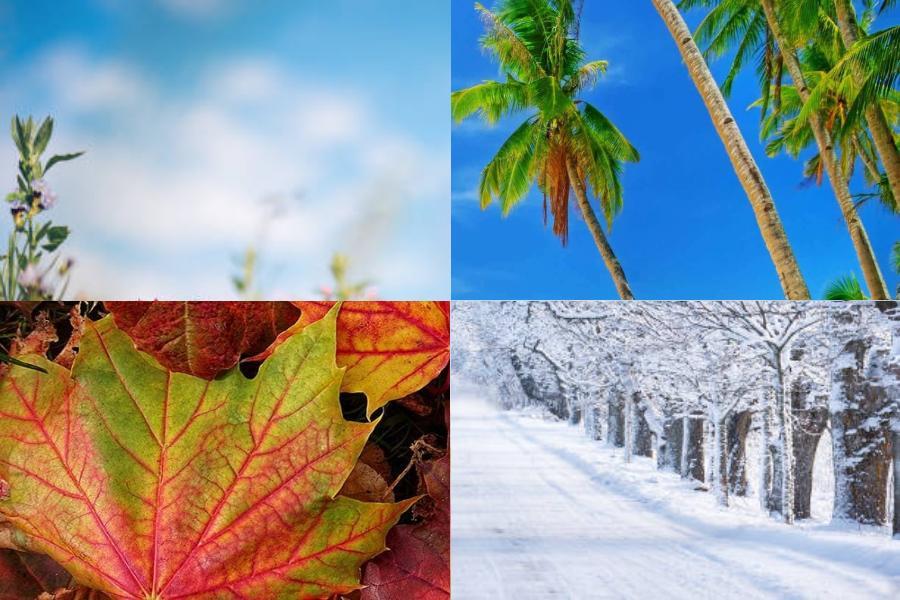
#> input picture jawaban/kuis1/gabungan_4_musim.jpg, 900 x 600 px
$ python jawaban_kuis1_no3.py
#> lines starting #> are read from the running program, lines starting #| are printed output that depends on the picture
from skimage.io import imread
import numpy as np
from scipy import ndimage
from matplotlib import pylab
import scipy.fftpack as fp
from skimage.color import rgb2gray

def signaltonoise(a, axis=0, ddof=0):
    a = np.asanyarray(a)
    m = a.mean(axis)
    sd = a.std(axis=axis, ddof=ddof)
    return np.where(sd == 0, 0, m / sd)

image = imread('gabungan_4_musim.jpg')
#> image is the input picture: shape (600, 900, 3); mean R, G, B 140.7, 149.7, 152.2

kernel2 = np.array([[-1, -1, -1, -1, 8, -1, -1, -1, -1]]).reshape((3, 3, 1))

convolved_image2 = ndimage.convolve(image.astype(np.float_), kernel2, mode='nearest')
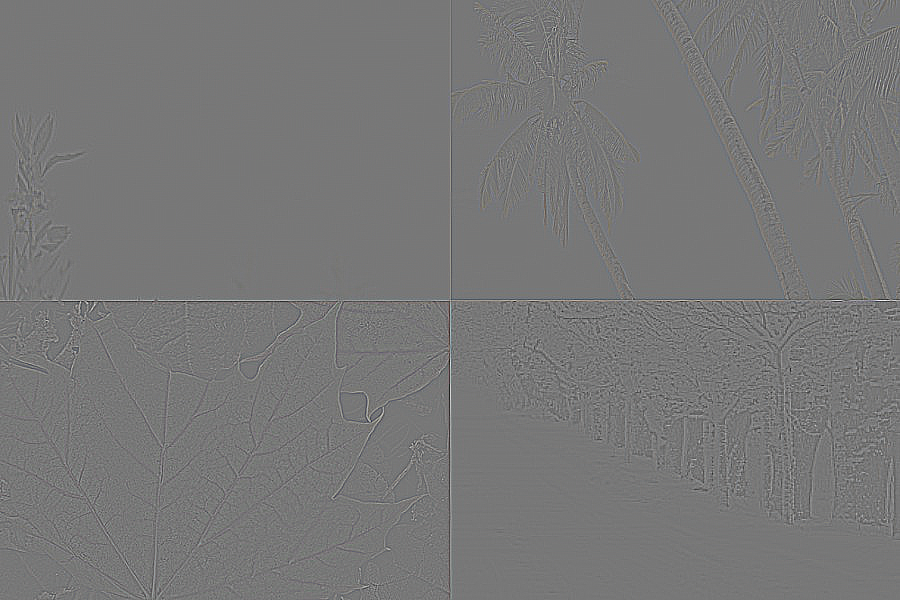
#> convolved_image2: shape (600, 900, 3) float64; mean R, G, B 0, 0, 0; drawn with min black and max white
convolved_image2 = np.clip(convolved_image2, 0, 255).astype(np.uint8)
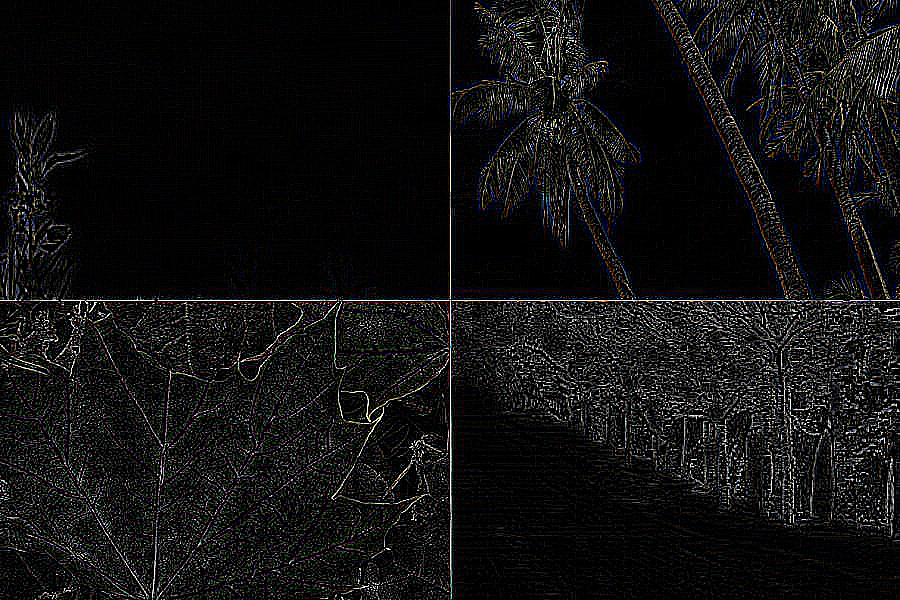
#> convolved_image2: shape (600, 900, 3); mean R, G, B 18.5, 18.2, 18.5

SNR_convolved_image2 = np.round(np.mean(signaltonoise(convolved_image2)),2)
#> in signaltonoise, `m = a.mean(axis)`: m = 900 rows, first 8: [15.41, 14.48, 14.65], [12.4, 13.23, 11.58], [17.47, 16.2, 19.26], [15.41, 15.52, 16.81], [14.64, 13.66, 15.34], [13.84, 14.52, 14.57], [18.65, 17.6, 19.44], [19.91, 20.83, 19.66]
#> in signaltonoise, `sd = a.std(axis=axis, ddof=ddof)`: sd = 900 rows, first 8: [35.94, 35.84, 36.14], [30.46, 30.44, 29.92], [38.51, 38.16, 39.64], [37.24, 37.41, 39.02], [33.73, 33.33, 34.21], [34.47, 34.59, 35.25], [42.93, 42.46, 43.93], [40.22, 40.12, 39.83]
#> SNR_convolved_image2 = 0.47

# HPF
freq = fp.fft2(rgb2gray(image))
(w, h) = freq.shape
#> w = 600; h = 900
half_w, half_h = int(w / 2), int(h / 2)
#> half_w = 300; half_h = 450
freq1 = np.copy(freq)
freq2 = fp.fftshift(freq1)

freq_cutoff = 1
while True:
    freq2[half_w - freq_cutoff:half_w + freq_cutoff + 1, half_h - freq_cutoff:half_h + freq_cutoff + 1] = 0
    image2 = np.clip(fp.ifft2(fp.ifftshift(freq2)).real, 0, 255)
    SNR_HPF = np.round(np.mean(signaltonoise(image2)), 2)
    print(SNR_HPF)
    if SNR_HPF <= 0.5:
        break
    freq_cutoff += 1
#> this loop made 74 passes
#> SNR_HPF on passes 1 to 12: 0.83, 0.77, 0.72, 0.69, 0.67, 0.67, 0.65, 0.65, 0.63, 0.63, 0.62, 0.61
#| 0.83
#| 0.77
#| 0.72
#| 0.69
#| 0.67
#| 0.67
#| 0.65
#| 0.65
#> (further printed lines are left out)
#> pass 1, `image2 = np.clip(fp.ifft2(fp.ifftshift(freq2)).real, 0, 255)`:
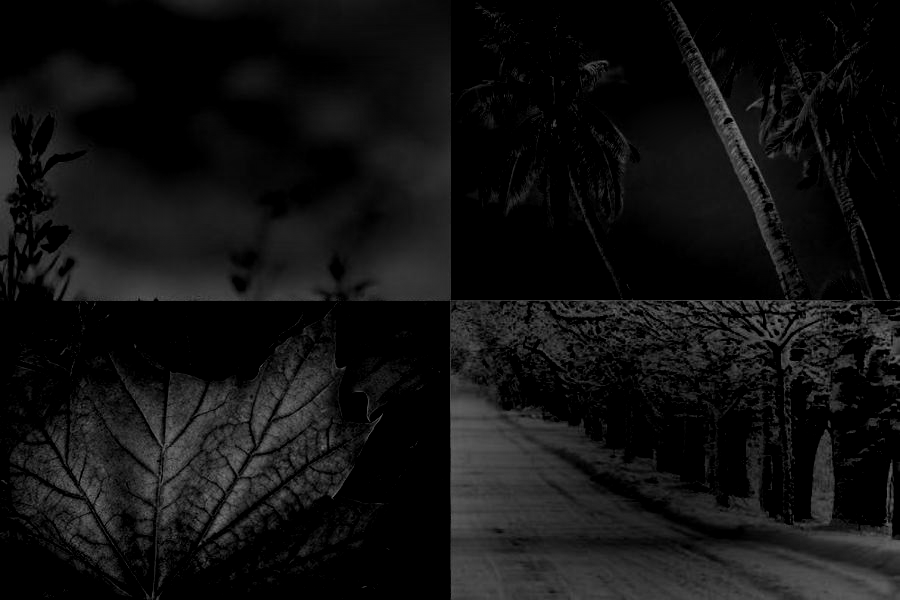
#> image2: shape (600, 900) float64; min 0, max 0.512, mean 0.0691
#> pass 2, `image2 = np.clip(fp.ifft2(fp.ifftshift(freq2)).real, 0, 255)`:
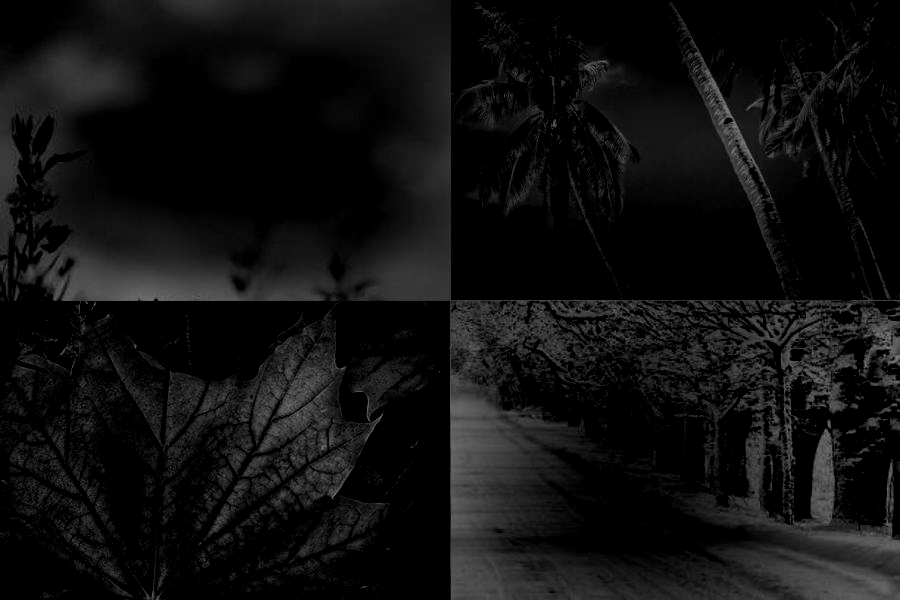
#> image2: shape (600, 900) float64; min 0, max 0.531, mean 0.0636
#> pass 3, `image2 = np.clip(fp.ifft2(fp.ifftshift(freq2)).real, 0, 255)`:
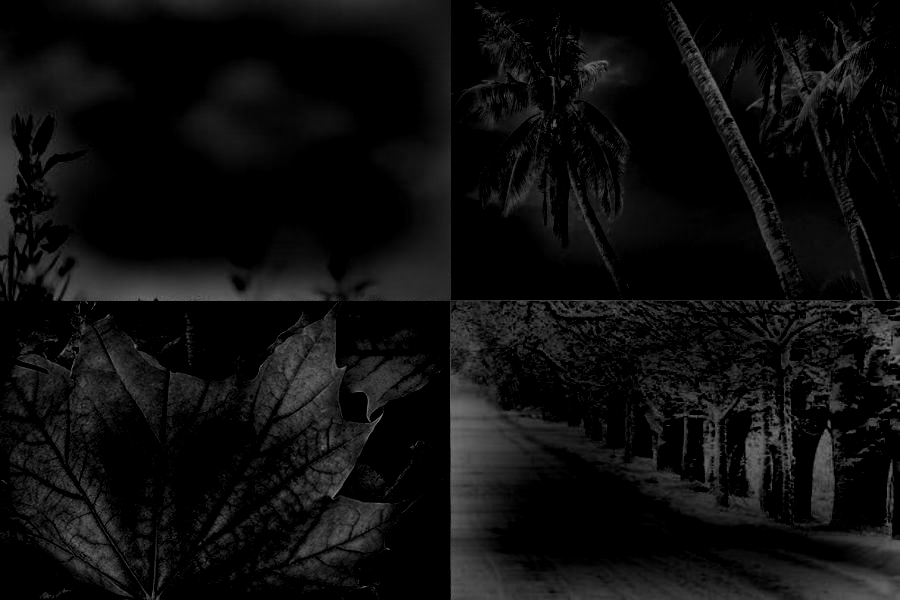
#> image2: shape (600, 900) float64; min 0, max 0.524, mean 0.0557
#> after the loop:
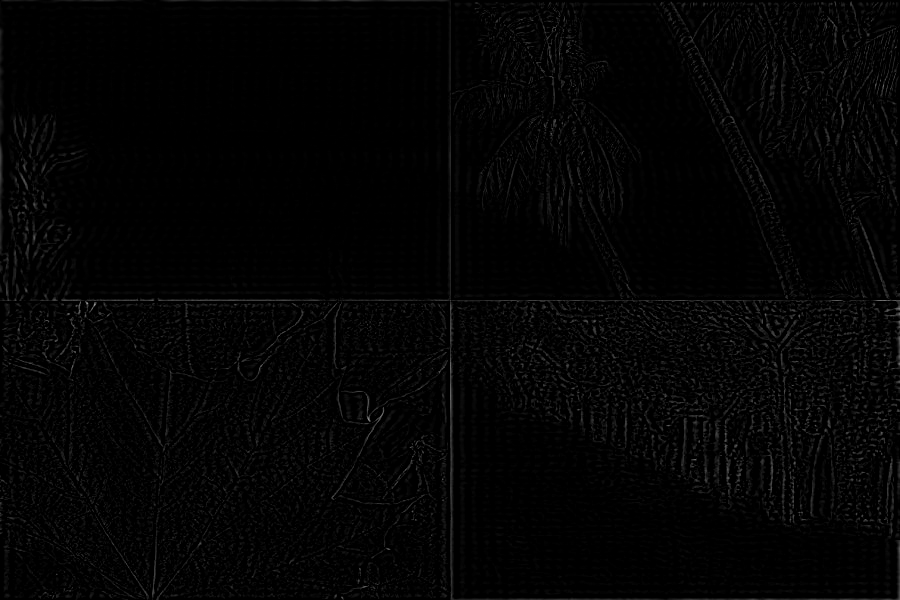
#> image2: shape (600, 900) float64; min 0, max 0.587, mean 0.0164
#> after the loop, freq_cutoff = 74

im1 = np.clip(fp.ifft2(fp.ifftshift(freq2)).real, 0, 255)

pylab.figure()
pylab.subplot(121)
pylab.title(f'Citra gabungan 4 musim hasil convolution terhadap kernel2. SNR = {SNR_convolved_image2}')
pylab.imshow(convolved_image2)
pylab.subplot(122)
pylab.title(f'Citra hasil HPF. SNR = {SNR_HPF}')
pylab.imshow(im1, cmap='gray')
pylab.show()

$ run again, with jawaban/kuis1/summer.jpg copied over jawaban/kuis1/gabungan_4_musim.jpg
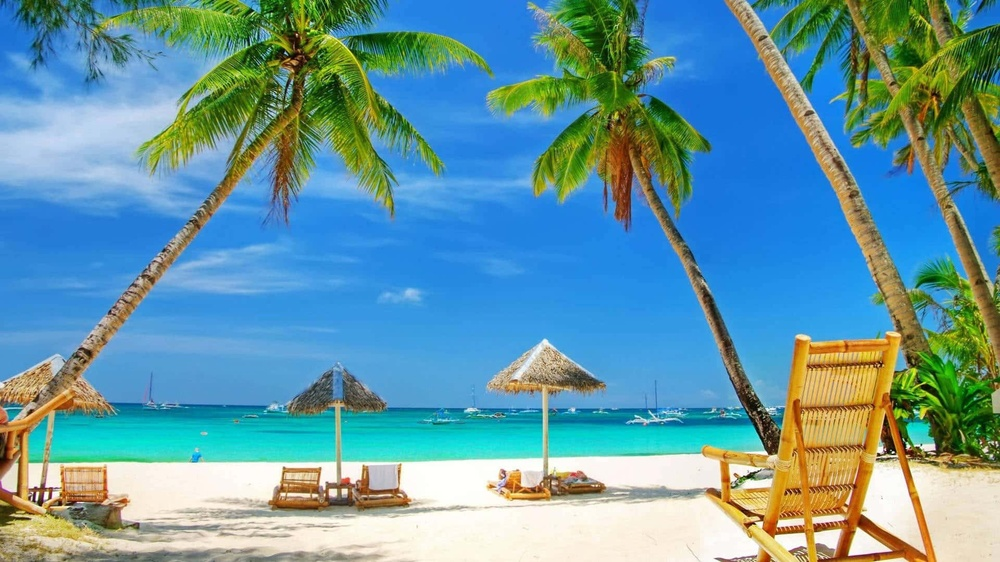
#> input picture jawaban/kuis1/summer.jpg, 1000 x 562 px, shrunk from 1920 x 1080 before the run
#> image is the input picture: shape (562, 1000, 3); mean R, G, B 100.7, 152.4, 164.6
#> `convolved_image2 = np.clip(convolved_image2, 0, 255).astype(np.uint8)`:
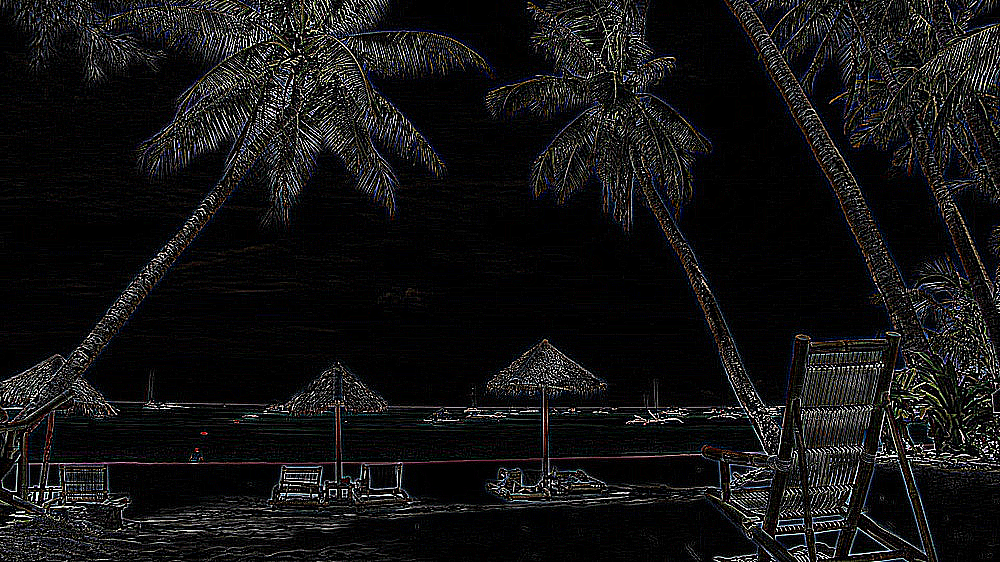
#> convolved_image2: shape (562, 1000, 3); mean R, G, B 19.8, 19.5, 19.9
#> m = 1000 rows, first 8: [12.15, 11.78, 11.55], [11.31, 11.49, 10.83], [14.36, 13.93, 14.64], [14.9, 15.35, 15.04], [14.56, 13.26, 14.03], [13.8, 13.65, 12.91], [16.71, 16, 16.58], [15.5, 15.35, 14.96]
#> sd = 1000 rows, first 8: [33.55, 34.75, 32.74], [32.12, 31.31, 30.56], [37.21, 38.85, 37.16], [41.4, 41.17, 41.44], [39.08, 38.66, 39.4], [38.71, 38.51, 38.01], [45.68, 45.94, 44.66], [42.09, 41.68, 40.36]
#> SNR_convolved_image2 = 0.43
#> the loop `while True:` made 33 passes
#> SNR_HPF on passes 1 to 8: 0.62, 0.71, 0.66, 0.64, 0.63, 0.62, 0.62, 0.6
#> (printed output is left out)
#> after the loop `while True:`:
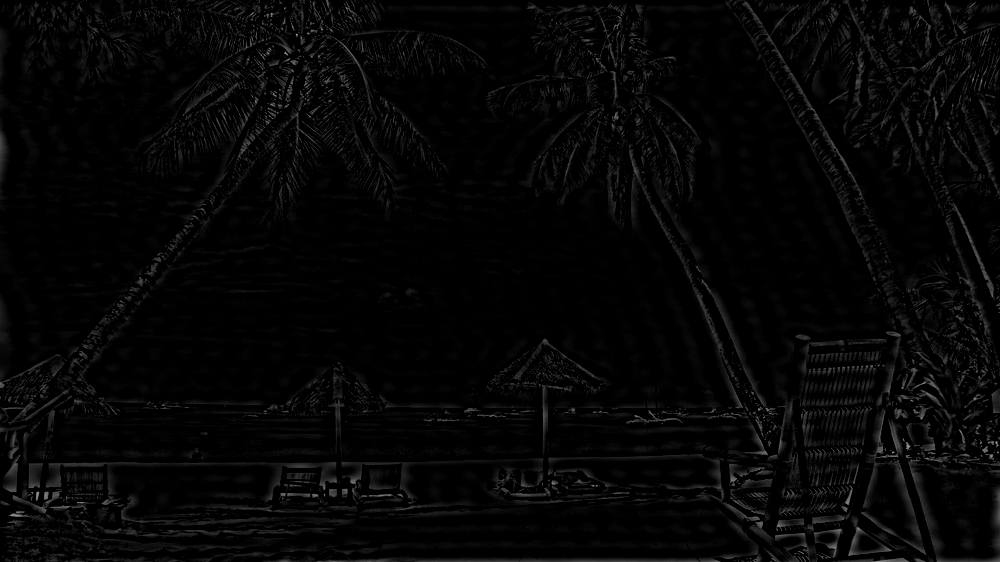
#> image2: shape (562, 1000) float64; min 0, max 0.646, mean 0.0237
#> after the loop `while True:`: freq_cutoff = 33
